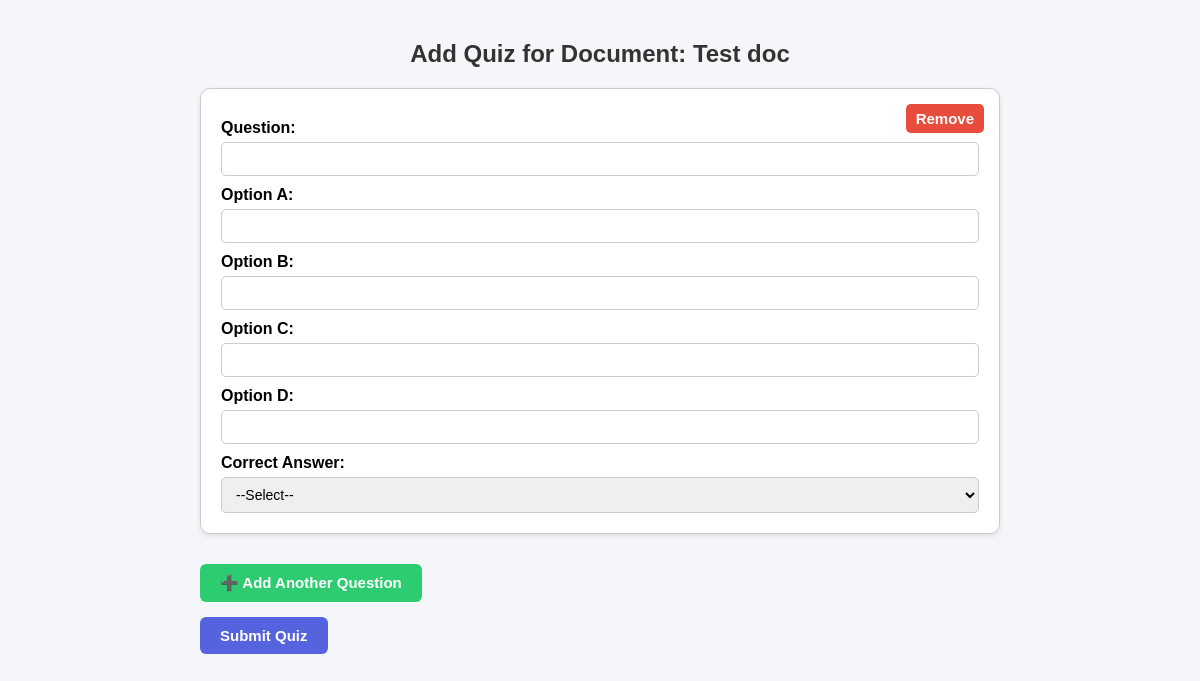
The app's page /add_quiz/1, older data.
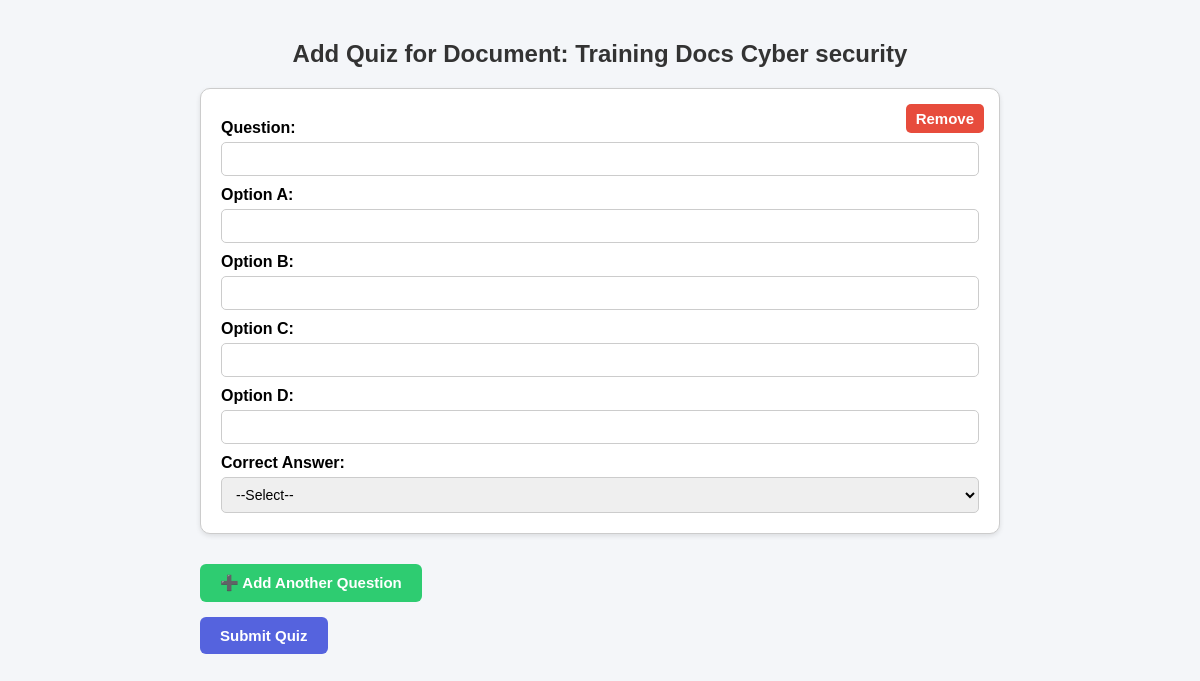
The same page, newer data.
### tables this page shows
CREATE TABLE documents (
            id INTEGER PRIMARY KEY AUTOINCREMENT,
            title TEXT NOT NULL,
            filename TEXT NOT NULL,
            uploaded_by INTEGER,
            upload_date DATE DEFAULT (datetime('now','localtime')),
            FOREIGN KEY (uploaded_by) REFERENCES users(id)
        );

### app.py (the view, shortened to what this page needs)
@app.route("/add_quiz/<int:doc_id>", methods=["GET", "POST"])
def add_quiz(doc_id):
    conn = sqlite3.connect(DB_NAME)
    cursor = conn.cursor()
    cursor.execute("SELECT title FROM documents WHERE id = ?", (doc_id,))
    row = cursor.fetchone()
    if not row:
        flash("Document not found!", "danger")
        conn.close()
        return redirect(url_for("home"))
    document_title = row[0]
    conn.close()
    return render_template("add_quiz.html", document_id=doc_id, document_title=document_title)

### templates/add_quiz.html (shortened to what this page needs)
<!DOCTYPE html>
<html>
  <head>
  </head>
  <body>
    <h2>Add Quiz for Document: {{ document_title }}</h2>
    <form method="POST">
      <div id="questions-container">
        <div class="question-block">
          <button
            type="button"
            class="remove-btn"
            onclick="removeQuestion(this)"
          >
            Remove
          </button>
          <label>Question:</label>
          <input type="text" name="questions[]" required />
          <label>Option A:</label>
          <input type="text" name="option1[]" required />
          <label>Option B:</label>
          <input type="text" name="option2[]" required />
          <label>Option C:</label>
          <input type="text" name="option3[]" />
          <label>Option D:</label>
          <input type="text" name="option4[]" />
          <label>Correct Answer:</label>
          <select name="correct_answers[]" required>
            <option value="">--Select--</option>
          </select>
        </div>
      </div>
      <button type="button" class="add-question-btn" onclick="addQuestion()">
        ➕ Add Another Question</button
      ><br />
      <button type="submit">Submit Quiz</button>
    </form>
  </body>
</html>

Row changes from the older to the newer data that the page shows:
changed documents: title "Test doc" → "Training Docs Cyber security"
